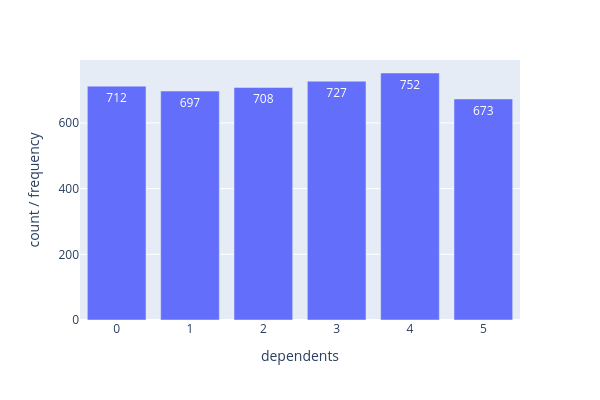
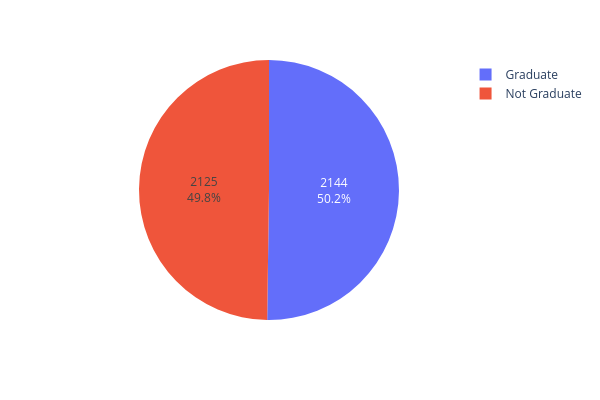
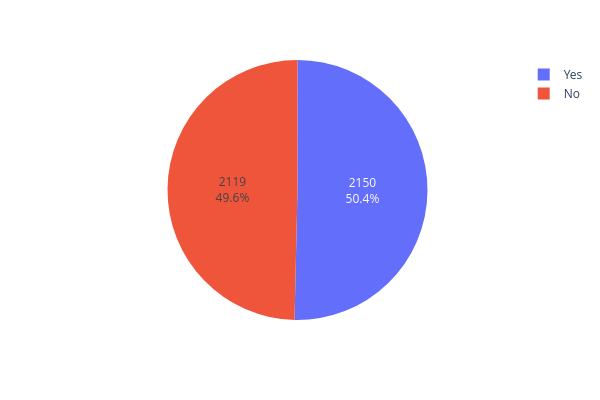
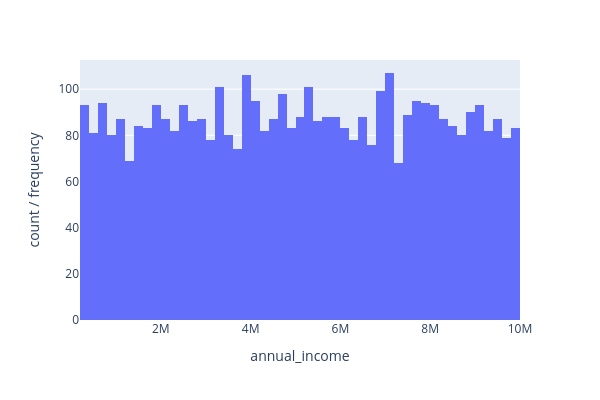

Source (notebook cell) for these figures, in order:
### Markdown cell above
## 9. Explore each feature through visualization

### Code cell
for col in df.columns:
    print(f"\n'{col}'")
    
    # print unique values for columns that have 10 or less unique values count:
    if df[col].nunique() <= 10:
        
        # print all unique value count:
        print(f"\t unique value count: {df[col].nunique()}")
        
        # print unique values:
        print(f"\t unique values: {df[col].unique()}")
        
        # create pie chart for columns with 2 or less unique values count:
        if df[col].nunique() <= 2:
            fig = px.pie(names=df[col].groupby(by=df[col]).count().index, 
                         values=df[col].groupby(by=df[col]).count().values, 
                         width=600, height=400)
            fig.update_traces(text=df[col].groupby(by=df[col]).count().values, textposition='inside')
            fig.show()
        
        # create bar chart for columns with more than 2 unique values count:
        elif df[col].nunique() > 2:
            fig = px.bar(x=df[col].groupby(by=df[col]).count().index, 
                         y=df[col].groupby(by=df[col]).count().values, 
                         labels={'x':col, 'y':'count / frequency'}, 
                         width=600, height=400)
            fig.update_traces(text=df[col].groupby(by=df[col]).count().values, textposition='inside')
            fig.update_layout(xaxis=dict(tickmode='array', 
                                         tickvals=df[col].groupby(by=df[col]).count().index, 
                                         ticktext=df[col].groupby(by=df[col]).count().index))
            fig.show()
    
    # create histogram for columns with more than 10 unique values and less than or equal to the data length of 4269:
    elif df[col].nunique() > 10 and df[col].nunique() <= len(df):
        
        # print mean and standard deviation of the column:
        print(f"\tStandard deviation: {df[col].std().round(2)}")
        print(f"\tMean: {df[col].mean().round(2)}")
        
        fig = px.histogram(df, x=col)
        fig.update_layout(xaxis_title = col, yaxis_title = 'count / frequency', 
                          width=600, height=400)
        fig.show()
    
    print("\n"+("-"*80))

### Figure 1 — Plotly figure (JSON) as saved in the notebook; plotly's stock layout.template omitted (floating-point values rounded to 4 significant figures)
{"data": [{"alignmentgroup": "True", "hovertemplate": "dependents=%{x}<br>count / frequency=%{y}<extra></extra>", "legendgroup": "", "marker": {"color": "#636efa", "pattern": {"shape": ""}}, "name": "", "offsetgroup": "", "orientation": "v", "showlegend": false, "text": [712, 697, 708, 727, 752, 673], "textposition": "inside", "type": "bar", "x": [0, 1, 2, 3, 4, 5], "xaxis": "x", "y": [712, 697, 708, 727, 752, 673], "yaxis": "y"}], "layout": {"barmode": "relative", "height": 400, "legend": {"tracegroupgap": 0}, "margin": {"t": 60}, "width": 600, "xaxis": {"anchor": "y", "domain": [0, 1], "tickmode": "array", "ticktext": [0, 1, 2, 3, 4, 5], "tickvals": [0, 1, 2, 3, 4, 5], "title": {"text": "dependents"}}, "yaxis": {"anchor": "x", "domain": [0, 1], "title": {"text": "count / frequency"}}}}

### Figure 2 — Plotly figure (JSON) as saved in the notebook; plotly's stock layout.template omitted (floating-point values rounded to 4 significant figures)
{"data": [{"domain": {"x": [0, 1], "y": [0, 1]}, "hovertemplate": "label=%{label}<br>value=%{value}<extra></extra>", "labels": ["Graduate", "Not Graduate"], "legendgroup": "", "name": "", "showlegend": true, "text": [2144, 2125], "textposition": "inside", "type": "pie", "values": [2144, 2125]}], "layout": {"height": 400, "legend": {"tracegroupgap": 0}, "margin": {"t": 60}, "width": 600}}

### Figure 3 — Plotly figure (JSON) as saved in the notebook; plotly's stock layout.template omitted (floating-point values rounded to 4 significant figures)
{"data": [{"domain": {"x": [0, 1], "y": [0, 1]}, "hovertemplate": "label=%{label}<br>value=%{value}<extra></extra>", "labels": ["No", "Yes"], "legendgroup": "", "name": "", "showlegend": true, "text": [2119, 2150], "textposition": "inside", "type": "pie", "values": [2119, 2150]}], "layout": {"height": 400, "legend": {"tracegroupgap": 0}, "margin": {"t": 60}, "width": 600}}

### Figure 4 — Plotly figure (JSON) as saved in the notebook; plotly's stock layout.template omitted (floating-point values rounded to 4 significant figures; data arrays with more than 128 entries replaced by an {"elided": "..."} marker saying what was removed)
{"data": [{"alignmentgroup": "True", "bingroup": "x", "hovertemplate": "annual_income=%{x}<br>count=%{y}<extra></extra>", "legendgroup": "", "marker": {"color": "#636efa", "pattern": {"shape": ""}}, "name": "", "offsetgroup": "", "orientation": "v", "showlegend": false, "type": "histogram", "x": {"elided": "4269 int values"}, "xaxis": "x", "yaxis": "y"}], "layout": {"barmode": "relative", "height": 400, "legend": {"tracegroupgap": 0}, "margin": {"t": 60}, "width": 600, "xaxis": {"anchor": "y", "domain": [0, 1], "title": {"text": "annual_income"}}, "yaxis": {"anchor": "x", "domain": [0, 1], "title": {"text": "count / frequency"}}}}
